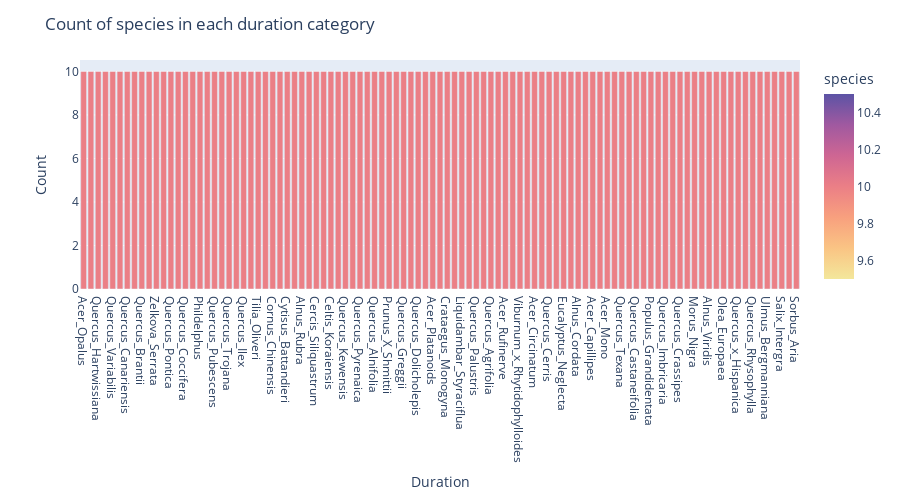

The cell this chart's notebook holds for it:
### Code cell
plot_df = df_train['species'].value_counts().sort_values(ascending=False)
fig = px.bar(plot_df, x=plot_df.index, y=plot_df, color='species',
             labels={'index':'Duration', 'y':'Count'}, height=500, width=900, color_continuous_scale=px.colors.sequential.Sunset)
fig.update_layout(title="Count of species in each duration category")
fig.show()

### Figure 1 — Plotly figure (JSON) as saved in the notebook; plotly's stock layout.template omitted (floating-point values rounded to 4 significant figures)
{"data": [{"alignmentgroup": "True", "hovertemplate": "Duration=%{x}<br>Count=%{y}<br>species=%{marker.color}<extra></extra>", "legendgroup": "", "marker": {"color": [10, 10, 10, 10, 10, 10, 10, 10, 10, 10, 10, 10, 10, 10, 10, 10, 10, 10, 10, 10, 10, 10, 10, 10, 10, 10, 10, 10, 10, 10, 10, 10, 10, 10, 10, 10, 10, 10, 10, 10, 10, 10, 10, 10, 10, 10, 10, 10, 10, 10, 10, 10, 10, 10, 10, 10, 10, 10, 10, 10, 10, 10, 10, 10, 10, 10, 10, 10, 10, 10, 10, 10, 10, 10, 10, 10, 10, 10, 10, 10, 10, 10, 10, 10, 10, 10, 10, 10, 10, 10, 10, 10, 10, 10, 10, 10, 10, 10, 10], "coloraxis": "coloraxis", "pattern": {"shape": ""}}, "name": "", "offsetgroup": "", "orientation": "v", "showlegend": false, "textposition": "auto", "type": "bar", "x": ["Acer_Opalus", "Quercus_Phillyraeoides", "Quercus_Hartwissiana", "Tilia_Tomentosa", "Quercus_Variabilis", "Magnolia_Salicifolia", "Quercus_Canariensis", "Quercus_Rubra", "Quercus_Brantii", "Salix_Fragilis", "Zelkova_Serrata", "Betula_Austrosinensis", "Quercus_Pontica", "Quercus_Afares", "Quercus_Coccifera", "Fagus_Sylvatica", "Phildelphus", "Acer_Palmatum", "Quercus_Pubescens", "Populus_Adenopoda", "Quercus_Trojana", "Alnus_Sieboldiana", "Quercus_Ilex", "Arundinaria_Simonii", "Tilia_Oliveri", "Pterocarya_Stenoptera", "Cornus_Chinensis", "Liriodendron_Tulipifera", "Cytisus_Battandieri", "Rhododendron_x_Russellianum", "Alnus_Rubra", "Eucalyptus_Glaucescens", "Cercis_Siliquastrum", "Cotinus_Coggygria", "Celtis_Koraiensis", "Quercus_Crassifolia", "Quercus_Kewensis", "Cornus_Controversa", "Quercus_Pyrenaica", "Callicarpa_Bodinieri", "Quercus_Alnifolia", "Acer_Saccharinum", "Prunus_X_Shmittii", "Prunus_Avium", "Quercus_Greggii", "Quercus_Suber", "Quercus_Dolicholepis", "Ilex_Cornuta", "Acer_Platanoids", "Quercus_Semecarpifolia", "Crataegus_Monogyna", "Quercus_x_Turneri", "Liquidambar_Styraciflua", "Quercus_Phellos", "Quercus_Palustris", "Alnus_Maximowiczii", "Quercus_Agrifolia", "Acer_Pictum", "Acer_Rufinerve", "Lithocarpus_Cleistocarpus", "Viburnum_x_Rhytidophylloides", "Ilex_Aquifolium", "Acer_Circinatum", "Quercus_Coccinea", "Quercus_Cerris", "Quercus_Chrysolepis", "Eucalyptus_Neglecta", "Tilia_Platyphyllos", "Alnus_Cordata", "Populus_Nigra", "Acer_Capillipes", "Magnolia_Heptapeta", "Acer_Mono", "Cornus_Macrophylla", "Quercus_Texana", "Ginkgo_Biloba", "Quercus_Castaneifolia", "Lithocarpus_Edulis", "Populus_Grandidentata", "Acer_Rubrum", "Quercus_Imbricaria", "Eucalyptus_Urnigera", "Quercus_Crassipes", "Viburnum_Tinus", "Morus_Nigra", "Quercus_Vulcanica", "Alnus_Viridis", "Betula_Pendula", "Olea_Europaea", "Quercus_Ellipsoidalis", "Quercus_x_Hispanica", "Quercus_Shumardii", "Quercus_Rhysophylla", "Castanea_Sativa", "Ulmus_Bergmanniana", "Quercus_Nigra", "Salix_Intergra", "Quercus_Infectoria_sub", "Sorbus_Aria"], "xaxis": "x", "y": [10, 10, 10, 10, 10, 10, 10, 10, 10, 10, 10, 10, 10, 10, 10, 10, 10, 10, 10, 10, 10, 10, 10, 10, 10, 10, 10, 10, 10, 10, 10, 10, 10, 10, 10, 10, 10, 10, 10, 10, 10, 10, 10, 10, 10, 10, 10, 10, 10, 10, 10, 10, 10, 10, 10, 10, 10, 10, 10, 10, 10, 10, 10, 10, 10, 10, 10, 10, 10, 10, 10, 10, 10, 10, 10, 10, 10, 10, 10, 10, 10, 10, 10, 10, 10, 10, 10, 10, 10, 10, 10, 10, 10, 10, 10, 10, 10, 10, 10], "yaxis": "y"}], "layout": {"barmode": "relative", "coloraxis": {"colorbar": {"title": {"text": "species"}}, "colorscale": [[0, "rgb(243, 231, 155)"], [0.1667, "rgb(250, 196, 132)"], [0.3333, "rgb(248, 160, 126)"], [0.5, "rgb(235, 127, 134)"], [0.6667, "rgb(206, 102, 147)"], [0.8333, "rgb(160, 89, 160)"], [1, "rgb(92, 83, 165)"]]}, "height": 500, "legend": {"tracegroupgap": 0}, "margin": {"t": 60}, "title": {"text": "Count of species in each duration category"}, "width": 900, "xaxis": {"anchor": "y", "domain": [0, 1], "title": {"text": "Duration"}}, "yaxis": {"anchor": "x", "domain": [0, 1], "title": {"text": "Count"}}}}
